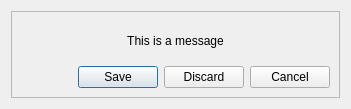
<?xml version="1.0" encoding="UTF-8"?>
<ui version="4.0">
 <class>Dialog</class>
 <widget class="QDialog" name="Dialog">
  <property name="geometry">
   <rect>
    <x>0</x>
    <y>0</y>
    <width>351</width>
    <height>109</height>
   </rect>
  </property>
  <property name="windowTitle">
   <string>Dialog</string>
  </property>
  <property name="sizeGripEnabled">
   <bool>false</bool>
  </property>
  <layout class="QGridLayout" name="gridLayout_2">
   <item row="0" column="0">
    <widget class="QFrame" name="frame">
     <property name="frameShape">
      <enum>QFrame::StyledPanel</enum>
     </property>
     <property name="frameShadow">
      <enum>QFrame::Raised</enum>
     </property>
     <layout class="QGridLayout" name="gridLayout">
      <item row="0" column="0" rowspan="2" colspan="2">
       <widget class="QLabel" name="dialog_msg">
        <property name="autoFillBackground">
         <bool>false</bool>
        </property>
        <property name="frameShape">
         <enum>QFrame::NoFrame</enum>
        </property>
        <property name="text">
         <string>This is a message</string>
        </property>
        <property name="alignment">
         <set>Qt::AlignCenter</set>
        </property>
       </widget>
      </item>
      <item row="2" column="0">
       <spacer name="horizontalSpacer">
        <property name="orientation">
         <enum>Qt::Horizontal</enum>
        </property>
        <property name="sizeHint" stdset="0">
         <size>
          <width>62</width>
          <height>20</height>
         </size>
        </property>
       </spacer>
      </item>
      <item row="2" column="1">
       <widget class="QDialogButtonBox" name="buttonBox">
        <property name="standardButtons">
         <set>QDialogButtonBox::Cancel|QDialogButtonBox::Discard|QDialogButtonBox::Save</set>
        </property>
       </widget>
      </item>
     </layout>
    </widget>
   </item>
  </layout>
 </widget>
 <resources/>
 <connections/>
</ui>
